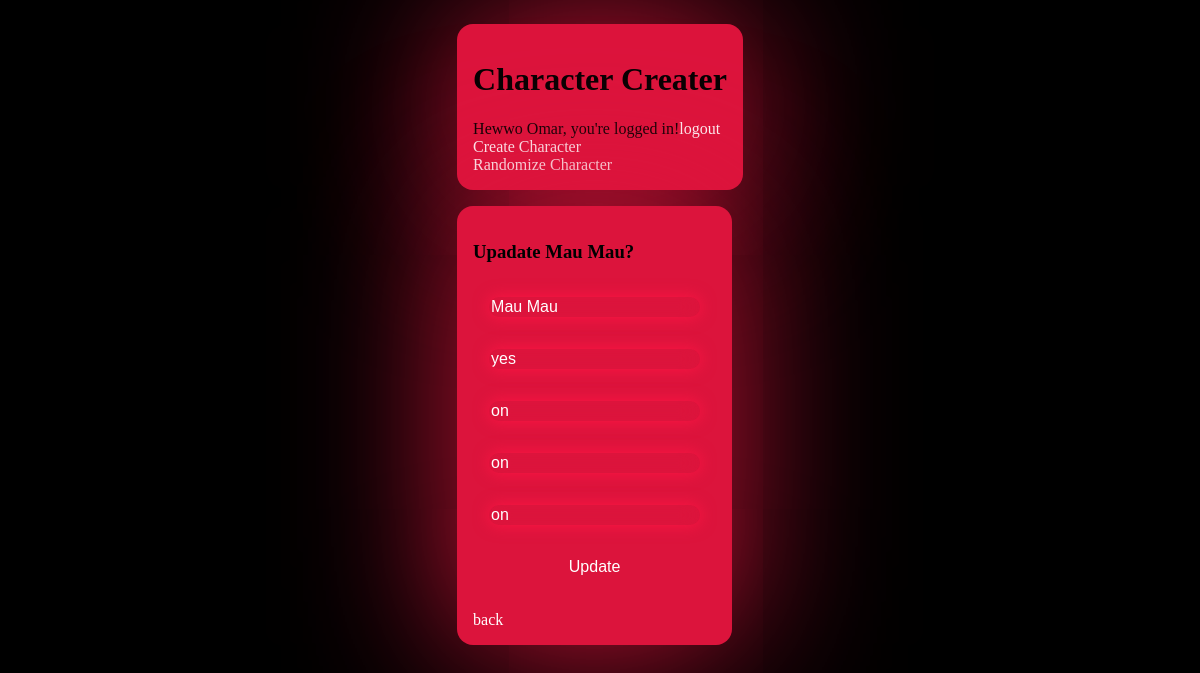
/update_char/3 (signed in), run on the app's committed database.
### app/models.py (models this page shows)
class Character(models.Model):
    user = models.ForeignKey(User, on_delete=models.CASCADE, null=True, blank=True)
    name = models.CharField(max_length=100)
    origin = models.CharField(max_length=100)
    powers = models.CharField(max_length=100)
    occupation = models.CharField(max_length=100)
    ethnicity = models.CharField(max_length=100)

### app/views.py (the view, shortened to what this page needs)
# urls.py: path("update_char/<char_id>", update, name="update_char"),
@login_required(login_url='login')
def update(request, char_id):
    character = Character.objects.get(pk=char_id)
    form = CreateCharForm()
    return render(request, 'update.html', {"form": form, "character": character})

### app/forms.py
class CreateCharForm(ModelForm):
    class Meta:
        model = Character
        fields = "__all__"

### app/templates/update.html (shortened to what this page needs)
{% extends 'root.html'%}
{% block content%}
<form class="body" action="" method="POST">
    <h3>Upadate {{character.name}}?</h3>
    <input class="textbox" name="name" placeholder="Name" value="{{character.name}}" {{form.name}}
    <input class="textbox" name="origin" placeholder="Origin" value="{{character.origin}}" {{form.origin}}
    <input class="textbox" name="powers" placeholder="Powers" value="{{character.powers}}" {{form.powers}}
    <input class="textbox" name="occupation" placeholder="Occupation" value="{{character.occupation}}" {{form.occupation}}
    <input class="textbox" name="ethnicity" placeholder="Ethnicity" value="{{character.ethnicity}}" {{form.ethnicity}}
    <input class="submitbtn" type="submit" name="update chracter" value="Update"><br>
    <a href="/">back</a>
</form>
{% endblock%}

### app/templates/root.html (shortened to what this page needs)
{% load static%}
<!DOCTYPE html>
<html lang="en">
<head>
    <link rel="stylesheet" href="{% static "styles.css" %}">
</head>
<body>
    <div class="body">
        <h1>Character Creater</h1>
        <span>Hewwo {{request.user}}, you're logged in!<a href="{% url 'logout' %}">logout</a></span>
        <a href="/creating">Create Character</a><a href="/randomize">Randomize Character</a>
    </div>
    {% block content%}
    {%endblock%}
</body>
</html>

### app/static/styles.css (style rules this page uses)
html { background-color: black; scroll-behavior: smooth; display: flex; justify-content: center; height: 100%; }
.body { background-color: crimson; margin-top: auto; margin-bottom: auto; margin: 1em; padding: 1em; border-radius: 1em; position: relative; display: flex; justify-content: center; flex-direction: column; height: fit-content; width: fit-content; box-shadow: 0 0 10em crimson; }
.submitbtn, .textbox { font-size: medium; border-radius: 1em; border: 0px; background-color: transparent; color: white; transition: .5s; margin: 1em; }
::placeholder { color: rgb(93, 12, 28); padding: 1em; size: 1em; }
.textbox { backdrop-filter: blur(10px); width: fit-content; box-shadow: 0 0 1em rgb(255, 21, 68); }
a { color: white; text-decoration: None; transition: .5s; }

### data on the page
Character: name "Mau Mau", origin "yes", powers "on", occupation "on", ethnicity "on"

### other printed values
{{ request.user }} "Omar"
